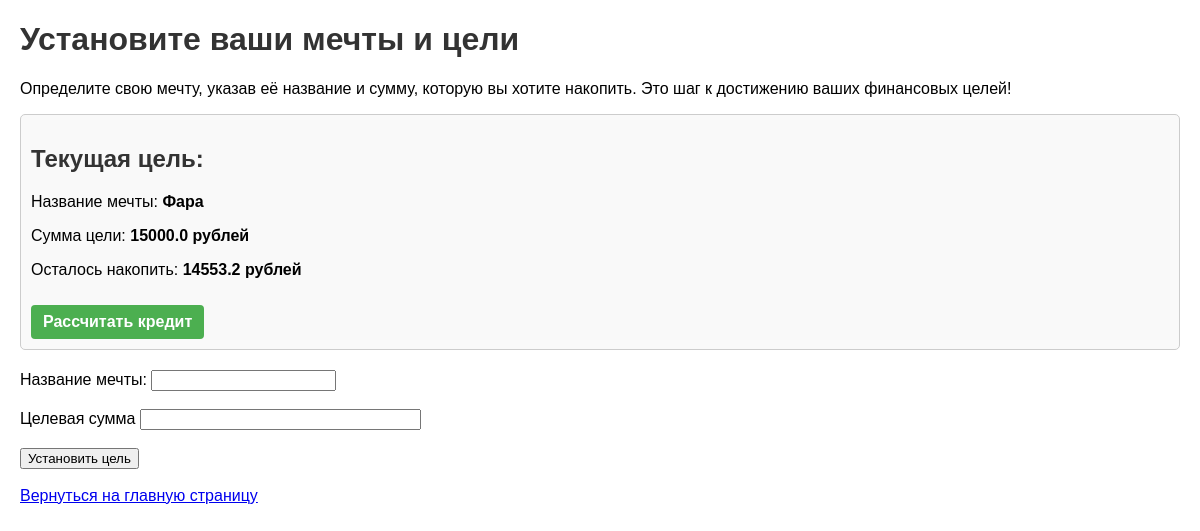
The page /goals (signed in) on the database its author committed.
### models.py (models this page shows)
class Goal(db.Model):
    id = db.Column(db.Integer, primary_key=True)
    user_id = db.Column(db.Integer, db.ForeignKey('user.id'), nullable=False)
    target_amount = db.Column(db.Float, nullable=False)
    current_amount = db.Column(db.Float, default=0)
    dream_name = db.Column(db.String(100), nullable=False)  # Поле для названия мечты

### routes.py (the view, shortened to what this page needs)
@app.route("/goals", methods=['GET', 'POST'])
@login_required
def goals():
    form = GoalForm()
    current_goal = Goal.query.filter_by(user_id=current_user.id).first()  # Получение текущей цели пользователя
    total_contributions = sum(c.amount for c in current_user.contributions)  # Сумма всех взносов
    current_amount = total_contributions * 0.20  # 20% от взносов идут на цель
    return render_template('goals.html', form=form, goal=current_goal, current_amount=current_amount)

### forms.py
class GoalForm(FlaskForm):
    dream_name = StringField('Название мечты', validators=[DataRequired()])
    target_amount = FloatField('Целевая сумма', validators=[DataRequired()])
    submit = SubmitField('Установить цель')

### routes.py (called while the page is built)
@login_manager.user_loader
def load_user(user_id):
    return User.query.get(int(user_id))

### templates/goals.html (shortened to what this page needs)
<!DOCTYPE html>
<html lang="ru">
<head>
</head>
<body>
    <h1>Установите ваши мечты и цели</h1>
    <p>Определите свою мечту, указав её название и сумму, которую вы хотите накопить. Это шаг к достижению ваших финансовых целей!</p>
    <div class="goal-info">
        {% if goal %}
            <h2>Текущая цель:</h2>
            <p>Название мечты: <strong>{{ goal.dream_name }}</strong></p>
            <p>Сумма цели: <strong>{{ goal.target_amount }} рублей</strong></p>
            <p>Осталось накопить: <strong>{{ goal.target_amount - current_amount }} рублей</strong></p>
        {% else %}
            <h2 class="goal-empty">У вас нет установленной цели.</h2>
        {% endif %}
        <a href="{{ url_for('loan_calculator') }}" class="calc-button">Рассчитать кредит</a>
    </div>
    <form method="POST">
        <label for="dream_name">Название мечты:</label>
        <input type="text" id="dream_name" name="dream_name" required><br><br>
        {{ form.target_amount.label }} {{ form.target_amount(size=32) }}<br><br>
        {{ form.submit() }}
    </form>
    <br>
    <a href="{{ url_for('home') }}">Вернуться на главную страницу</a>
</body>
</html>

### templates/goals.html (style rules this page uses)
body { font-family: Arial, sans-serif; margin: 20px; }
.goal-info { border: 1px solid #ccc; padding: 10px; margin-bottom: 20px; border-radius: 5px; background-color: #f9f9f9; }
h1, h2 { color: #333; }
.calc-button { display: inline-block; margin-top: 10px; padding: 8px 12px; background-color: #4CAF50; color: white; text-decoration: none; border-radius: 4px; font-weight: bold; transition: background-color 0.3s; }

### rows shown on the page
Goal: dream_name "Фара", target_amount "15000.0", goal.target_amount-current_amount "14553.2"
